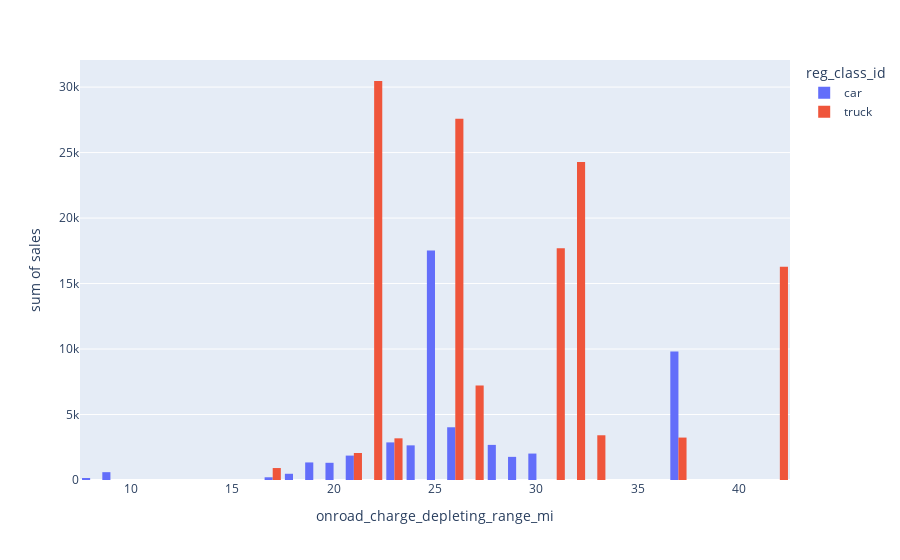

Notebook cell for this chart:
### Code cell
fig = px.histogram(bev_phev_sales[bev_phev_sales['powertrain_type'] == 'PHEV'], x='onroad_charge_depleting_range_mi', y='sales', color='reg_class_id', barmode='group', nbins=50)
fig.show()

### Figure 1 — Plotly figure (JSON) as saved in the notebook; plotly's stock layout.template omitted (floating-point values rounded to 4 significant figures)
{"data": [{"alignmentgroup": "True", "bingroup": "x", "histfunc": "sum", "hovertemplate": "reg_class_id=car<br>onroad_charge_depleting_range_mi=%{x}<br>sum of sales=%{y}<extra></extra>", "legendgroup": "car", "marker": {"color": "#636efa", "pattern": {"shape": ""}}, "name": "car", "nbinsx": 50, "offsetgroup": "car", "orientation": "v", "showlegend": true, "type": "histogram", "x": [29.96, 20.0, 19.0, 23.0, 21.0, 18.85, 17.0, 29.93, 21.0, 18.0, 26.0, 29.0, 25.0, 24.0, 28.0, 37.0, 30.4, 26.0, 8.612, 8.0], "xaxis": "x", "y": [1855.0, 1314.0, 787.0, 2871.0, 1674.0, 554.0, 208.0, 59.0, 190.0, 476.0, 10.0, 1767.0, 17520.0, 2645.0, 2681.0, 9809.0, 105.0, 4016.0, 598.0, 155.0], "yaxis": "y"}, {"alignmentgroup": "True", "bingroup": "x", "histfunc": "sum", "hovertemplate": "reg_class_id=truck<br>onroad_charge_depleting_range_mi=%{x}<br>sum of sales=%{y}<extra></extra>", "legendgroup": "truck", "marker": {"color": "#EF553B", "pattern": {"shape": ""}}, "name": "truck", "nbinsx": 50, "offsetgroup": "truck", "orientation": "v", "showlegend": true, "type": "histogram", "x": [31.0, 31.0, 27.03, 19.0, 26.37, 23.0, 21.0, 26.0, 33.0, 22.0, 32.0, 32.0, 42.0, 37.0, 17.0], "xaxis": "x", "y": [4663.0, 13040.0, 7206.0, 3.0, 10570.0, 3182.0, 2062.0, 17000.0, 3415.0, 30460.0, 6164.0, 18110.0, 16280.0, 3240.0, 913.0], "yaxis": "y"}], "layout": {"barmode": "group", "legend": {"title": {"text": "reg_class_id"}, "tracegroupgap": 0}, "margin": {"t": 60}, "xaxis": {"anchor": "y", "domain": [0, 1], "title": {"text": "onroad_charge_depleting_range_mi"}}, "yaxis": {"anchor": "x", "domain": [0, 1], "title": {"text": "sum of sales"}}}}
